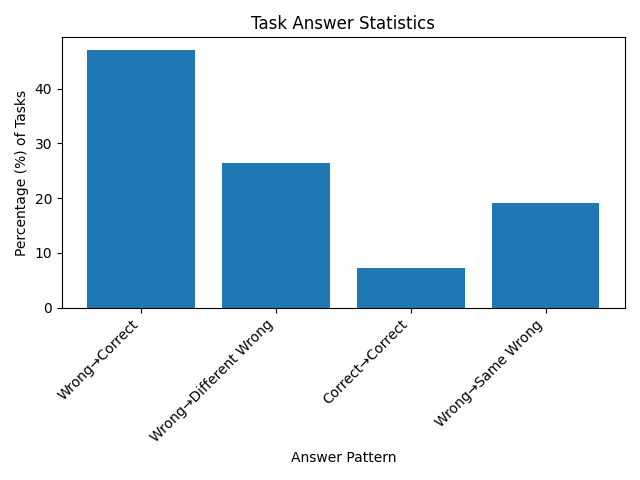

The script that saved this image:
import re
import matplotlib.pyplot as plt
import os

def extract_answers(file_path, num_agents):
    answer_regex = r"(?<=answered: )(\w+)"
    correct_answer_regex = r"(?<=Correct Answer: )(\w+)"

    tasks = dict()
    task_files = [f for f in os.listdir(file_path) if "task" in f and f.endswith(".txt")]

    for idx, filename in enumerate(sorted(task_files), 1):
        # Read the entire file as a string
        with open(os.path.join(file_path, filename), 'r') as file:
            text = file.read()

        result = re.findall(answer_regex, text)
        init_answer = result[0:num_agents]
        final_answer = result[num_agents:]
        correct_answer = re.findall(correct_answer_regex, text)

        tasks[idx] = (init_answer, final_answer, correct_answer)
        
    return tasks

tasks_answers = extract_answers('./transcripts/qwen_2026-03-13_03h18m13s', 3)

# print(tasks_answers)
# print(tasks_answers[1][0])
# print(tasks_answers[1][1])
# print(tasks_answers[1][2])

def statistics(tasks_answers):
    wrong_correct = 0
    wrong_different_wrong = 0
    correct_correct = 0
    wrong_same_wrong = 0
    total_count = 0
    missed_patterns = 0
    missed_patterns_dict = dict()

    for task_num, (init_answer, final_answer, correct_answer) in tasks_answers.items():
        print(f"Task {task_num}:")
        print(f"  Initial Answers: {init_answer}")
        print(f"  Final Answers: {final_answer}")
        print(f"  Correct Answer: {correct_answer}")

        wrong_init_answer = all(answer != correct_answer[0] for answer in init_answer)
        correct_final_answer = all(answer == correct_answer[0] for answer in final_answer)
        

        if wrong_init_answer and correct_final_answer:
            print("Wrong answer in the beginning, but converges to the correct answer")
            wrong_correct += 1
            total_count += 1
        elif wrong_init_answer and not correct_final_answer and init_answer != final_answer:
            print("Wrong answer in the beginning, but converges to a different wrong answer")
            wrong_different_wrong += 1
            total_count += 1
        elif not wrong_init_answer and correct_final_answer:
            print("Correct answer in the beginning and end")
            correct_correct += 1
            total_count += 1
        elif wrong_init_answer and init_answer == final_answer:
            print("Same wrong answer in the beginning and end")
            wrong_same_wrong += 1
            total_count += 1
        else:
            missed_patterns += 1
            missed_patterns_dict[task_num] = (init_answer, final_answer, correct_answer)

    print(missed_patterns, "tasks did not fit any of the defined patterns.")
    # Create a bar chart
    categories = ['Wrong→Correct', 'Wrong→Different Wrong', 'Correct→Correct', 'Wrong→Same Wrong']
    counts = [wrong_correct, wrong_different_wrong, correct_correct, wrong_same_wrong]
    percentages = [(count / total_count) * 100 for count in counts]
    
    
    #plt.figure(figsize=(12, 6))  # Make the figure wider: 12 inches wide, 6 inches tall
    plt.bar(categories, percentages)
    plt.ylabel('Percentage (%) of Tasks')
    plt.xlabel('Answer Pattern')
    plt.title('Task Answer Statistics')
    plt.xticks(rotation=45, ha='right')  # Rotate labels 45 degrees
    plt.tight_layout()  # Adjust spacing so labels don't get cut off
    plt.savefig('statistics.png')
    print("Plot saved as statistics.png")



# TODO Correct reasoning in the beginning, but wrong answer

statistics(tasks_answers)
